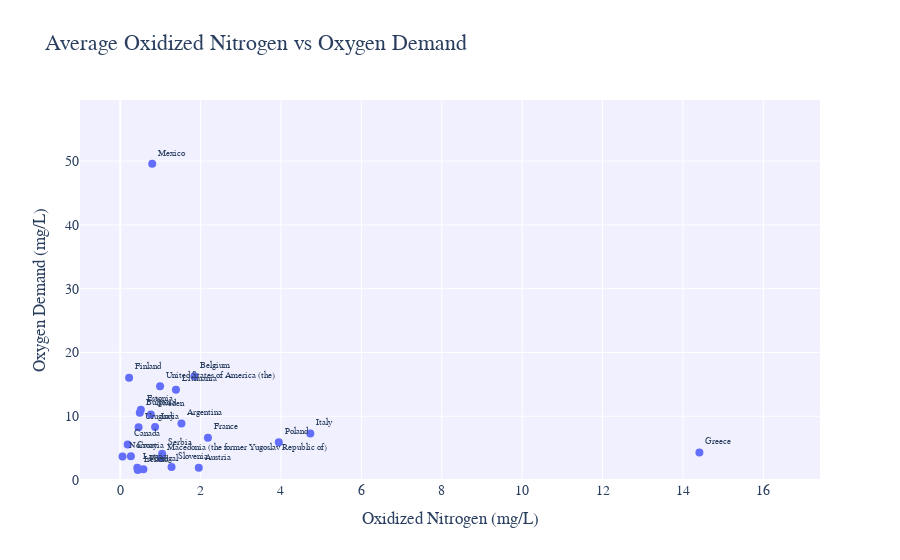

Notebook source saved alongside this figure:
### Code cell
import plotly.express as px

fig = px.scatter(
    aggregated_df,
    x='Value_nitrate',
    y='Value_oxygen',
    text='Country Name',
    title='Average Oxidized Nitrogen vs Oxygen Demand',
    labels={'Value_nitrate': 'Oxidized Nitrogen (mg/L)', 'Value_oxygen': 'Oxygen Demand (mg/L)'},
)

fig.update_traces(
    textposition='top right',
    marker=dict(size=8),
    textfont=dict(size=9),
    hovertemplate='<b>%{text}</b><br>Nitrate: %{x}<br>Oxygen: %{y}<extra></extra>'
)

fig.update_layout(
    xaxis=dict(range=[-1, aggregated_df['Value_nitrate'].max() + 3]),
    yaxis=dict(range=[0, aggregated_df['Value_oxygen'].max() + 10]),
    plot_bgcolor='rgba(240,240,255,0.95)',
    title_font_size=22,
    font=dict(family="Arial", size=14)
)

fig.show()

### Figure 1 — Plotly figure (JSON) as saved in the notebook; plotly's stock layout.template omitted (floating-point values rounded to 4 significant figures)
{"data": [{"hovertemplate": "<b>%{text}</b><br>Nitrate: %{x}<br>Oxygen: %{y}<extra></extra>", "legendgroup": "", "marker": {"color": "#636efa", "size": 8, "symbol": "circle"}, "mode": "markers+text", "name": "", "orientation": "v", "showlegend": false, "text": ["Argentina", "Austria", "Belgium", "Bulgaria", "Canada", "Croatia", "Estonia", "Finland", "France", "Greece", "India", "Ireland", "Italy", "Latvia", "Lithuania", "Macedonia (the former Yugoslav Republic of)", "Mexico", "Norway", "Poland", "Portugal", "Serbia", "Slovenia", "Sweden", "United States of America (the)", "Uruguay"], "textfont": {"size": 9}, "textposition": "top right", "type": "scatter", "x": [1.524, 1.955, 1.846, 0.4874, 0.1855, 0.2666, 0.5139, 0.2221, 2.182, 14.41, 0.8681, 0.4366, 4.73, 0.4263, 1.386, 1.012, 0.7963, 0.05751, 3.945, 0.5772, 1.043, 1.277, 0.7631, 0.9924, 0.4571], "xaxis": "x", "y": [8.875, 1.909, 16.28, 10.53, 5.549, 3.716, 11.02, 16.03, 6.642, 4.311, 8.29, 1.579, 7.287, 1.927, 14.16, 3.464, 49.58, 3.669, 5.904, 1.699, 4.119, 2.023, 10.26, 14.69, 8.278], "yaxis": "y"}], "layout": {"font": {"family": "Arial", "size": 14}, "legend": {"tracegroupgap": 0}, "plot_bgcolor": "rgba(240,240,255,0.95)", "title": {"font": {"size": 22}, "text": "Average Oxidized Nitrogen vs Oxygen Demand"}, "xaxis": {"anchor": "y", "domain": [0, 1], "range": [-1, 17.41], "title": {"text": "Oxidized Nitrogen (mg/L)"}}, "yaxis": {"anchor": "x", "domain": [0, 1], "range": [0, 59.58], "title": {"text": "Oxygen Demand (mg/L)"}}}}
